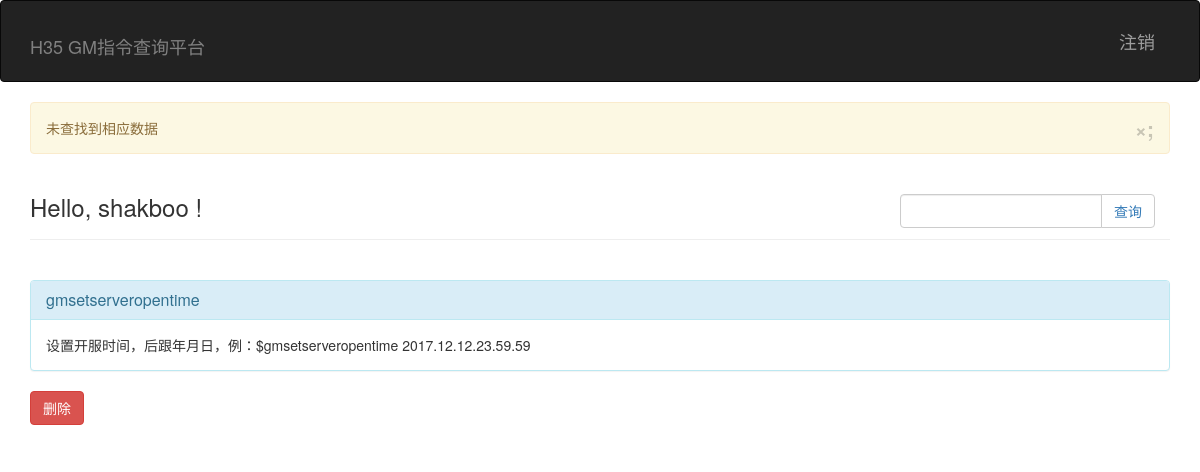
The page /auth/query (signed in) on the database its author committed.
### app/models.py (models this page shows, shortened)
class User(UserMixin, db.Model):
    __tablename__ = 'users'
    id = db.Column(db.Integer, primary_key = True)
    username = db.Column(db.String(64), unique=True, index=True)
    password_hash = db.Column(db.String(128))
    role_id = db.Column(db.Integer, db.ForeignKey('roles.id'))
    posts = db.relationship('Post', backref = 'author', lazy = 'dynamic')
    @property
    def password(self):
        raise AttributeError('password is not readable attribute')
    def is_shakboo(self):
        if self.username == "shakboo":
            return True
        return False
    def is_login(self):
        return True

class Post_filter(db.Model):
    __tablename__ = 'posts_filter'
    gm_filter = db.Column(db.String(128), primary_key = True)
    info_filter = db.Column(db.Text)

### app/auth/views.py (the view, shortened to what this page needs)
@auth.route('/query', methods=['GET','POST'])
def query():
    try:
        if current_user.is_login():
            pass
    except:
        return redirect(url_for('auth.login'))
    p_f = None
    posts_filter = Post_filter.query.order_by('gm_filter')
    if p_f:
        flash("查询成功")
    else:
        flash("未查找到相应数据")
    return render_template('auth/query.html',form=request.form, posts_filter=posts_filter)

### app/models.py (called while the page is built)
@login_manager.user_loader
def load_user(user_id):
    return User.query.get(int(user_id))

### app/templates/auth/query.html (shortened to what this page needs)
{% extends "base.html" %}
{% block page_content %}
<div class="page-header">
        <div class="col-lg-3 pull-right col-sm-5 col-md-4 col-xs-6">
                <form class="input-group" method="post" action="{{ url_for('auth.query') }}">
                    <input type="text" class="form-control" id="user-input" name="userInput">
                    <span class="input-group-btn">
                        <button class="btn btn-default btn-query" type="submit"><a style="text-decoration:none"> 查询</a></button>
                    </span>
                </form>
        </div>
    <h3>Hello,
        {% if current_user.is_authenticated %}
        {{ current_user.username }}
        {% else %}
        Stranger
        {% endif %}!
    </h3>
</div>
<br>
<div class="posts">
    {% for post in posts_filter %}
    <form class="post" method="post" action="{{ url_for('main.index') }}">
        <div class="panel panel-info">
            <div class="panel-heading">
                <h3 class="panel-title gm-exist">{{ post.gm_filter }}</h3>
            </div>
            <div class="panel-body info-exist">{{ post.info_filter }}</div>
        </div>
        {% if current_user.is_shakboo() %}
            <button class="btn btn-danger btn-query" type="submit" name="delete"><a style="text-decoration:none"><font style="color:white"> 删除</font></a></button>
        {% endif %}
    </form>
        {% if current_user.is_shakboo() %}
            <br>
        {% endif %}
    {% endfor %}
</div>
{% endblock %}

### rows shown on the page
User: username "shakboo"
Post_filter: gm_filter "gmsetserveropentime", info_filter "设置开服时间，后跟年月日，例：$gmsetserveropentime 2017.12.12.23.59.59"

### other values the page prints
{{ message }} "未查找到相应数据"
